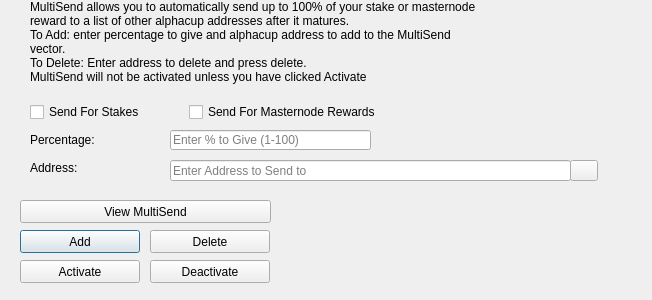
<?xml version="1.0" encoding="UTF-8"?>
<ui version="4.0">
 <class>MultiSendDialog</class>
 <widget class="QDialog" name="MultiSendDialog">
  <property name="windowModality">
   <enum>Qt::NonModal</enum>
  </property>
  <property name="geometry">
   <rect>
    <x>0</x>
    <y>0</y>
    <width>652</width>
    <height>300</height>
   </rect>
  </property>
  <property name="windowTitle">
   <string>MultiSend</string>
  </property>
  <widget class="QLineEdit" name="multiSendPercentEdit">
   <property name="geometry">
    <rect>
     <x>170</x>
     <y>130</y>
     <width>201</width>
     <height>20</height>
    </rect>
   </property>
   <property name="toolTip">
    <string>Enter whole numbers 1 - 100</string>
   </property>
   <property name="placeholderText">
    <string>Enter % to Give (1-100)</string>
   </property>
  </widget>
  <widget class="QLineEdit" name="multiSendAddressEdit">
   <property name="geometry">
    <rect>
     <x>170</x>
     <y>160</y>
     <width>401</width>
     <height>21</height>
    </rect>
   </property>
   <property name="toolTip">
    <string/>
   </property>
   <property name="placeholderText">
    <string>Enter Address to Send to</string>
   </property>
  </widget>
  <widget class="QLabel" name="label_2">
   <property name="geometry">
    <rect>
     <x>30</x>
     <y>0</y>
     <width>451</width>
     <height>121</height>
    </rect>
   </property>
   <property name="lineWidth">
    <number>1</number>
   </property>
   <property name="text">
    <string>MultiSend allows you to automatically send up to 100% of your stake or masternode reward to a list of other alphacup addresses after it matures.
To Add: enter percentage to give and alphacup address to add to the MultiSend vector.
To Delete: Enter address to delete and press delete.
MultiSend will not be activated unless you have clicked Activate</string>
   </property>
   <property name="alignment">
    <set>Qt::AlignLeading|Qt::AlignLeft|Qt::AlignTop</set>
   </property>
   <property name="wordWrap">
    <bool>true</bool>
   </property>
  </widget>
  <widget class="QLabel" name="message">
   <property name="geometry">
    <rect>
     <x>290</x>
     <y>200</y>
     <width>351</width>
     <height>91</height>
    </rect>
   </property>
   <property name="text">
    <string/>
   </property>
  </widget>
  <widget class="QPushButton" name="addButton">
   <property name="geometry">
    <rect>
     <x>20</x>
     <y>230</y>
     <width>120</width>
     <height>23</height>
    </rect>
   </property>
   <property name="toolTip">
    <string/>
   </property>
   <property name="statusTip">
    <string>Add to MultiSend Vector</string>
   </property>
   <property name="text">
    <string>Add</string>
   </property>
  </widget>
  <widget class="QPushButton" name="disableButton">
   <property name="geometry">
    <rect>
     <x>150</x>
     <y>260</y>
     <width>120</width>
     <height>23</height>
    </rect>
   </property>
   <property name="statusTip">
    <string>Deactivate MultiSend</string>
   </property>
   <property name="text">
    <string>Deactivate</string>
   </property>
  </widget>
  <widget class="QPushButton" name="addressBookButton">
   <property name="geometry">
    <rect>
     <x>570</x>
     <y>160</y>
     <width>28</width>
     <height>21</height>
    </rect>
   </property>
   <property name="toolTip">
    <string>Choose an address from the address book</string>
   </property>
   <property name="text">
    <string/>
   </property>
   <property name="icon">
    <iconset resource="../alphacup.qrc">
     <normaloff>:/icons/address-book</normaloff>:/icons/address-book</iconset>
   </property>
   <property name="shortcut">
    <string>Alt+A</string>
   </property>
   <property name="autoDefault">
    <bool>false</bool>
   </property>
  </widget>
  <widget class="QLabel" name="label">
   <property name="geometry">
    <rect>
     <x>30</x>
     <y>130</y>
     <width>121</width>
     <height>20</height>
    </rect>
   </property>
   <property name="toolTip">
    <string>Percentage of stake to send</string>
   </property>
   <property name="text">
    <string>Percentage:</string>
   </property>
  </widget>
  <widget class="QLabel" name="label_5">
   <property name="geometry">
    <rect>
     <x>30</x>
     <y>160</y>
     <width>111</width>
     <height>16</height>
    </rect>
   </property>
   <property name="toolTip">
    <string>Address to send portion of stake to</string>
   </property>
   <property name="text">
    <string>Address:</string>
   </property>
  </widget>
  <widget class="QPushButton" name="deleteButton">
   <property name="geometry">
    <rect>
     <x>150</x>
     <y>230</y>
     <width>120</width>
     <height>23</height>
    </rect>
   </property>
   <property name="toolTip">
    <string/>
   </property>
   <property name="statusTip">
    <string>Delete Address From MultiSend Vector</string>
   </property>
   <property name="text">
    <string>Delete</string>
   </property>
  </widget>
  <widget class="QPushButton" name="activateButton">
   <property name="geometry">
    <rect>
     <x>20</x>
     <y>260</y>
     <width>120</width>
     <height>23</height>
    </rect>
   </property>
   <property name="statusTip">
    <string>Activate MultiSend</string>
   </property>
   <property name="text">
    <string>Activate</string>
   </property>
  </widget>
  <widget class="QPushButton" name="viewButton">
   <property name="geometry">
    <rect>
     <x>20</x>
     <y>200</y>
     <width>251</width>
     <height>23</height>
    </rect>
   </property>
   <property name="toolTip">
    <string/>
   </property>
   <property name="statusTip">
    <string>View MultiSend Vector</string>
   </property>
   <property name="text">
    <string>View MultiSend</string>
   </property>
  </widget>
  <widget class="QWidget" name="horizontalLayoutWidget">
   <property name="geometry">
    <rect>
     <x>30</x>
     <y>100</y>
     <width>351</width>
     <height>24</height>
    </rect>
   </property>
   <layout class="QHBoxLayout" name="horizontalLayout">
    <item>
     <widget class="QCheckBox" name="multiSendStakeCheckBox">
      <property name="text">
       <string>Send For Stakes</string>
      </property>
     </widget>
    </item>
    <item>
     <widget class="QCheckBox" name="multiSendMasternodeCheckBox">
      <property name="text">
       <string>Send For Masternode Rewards</string>
      </property>
     </widget>
    </item>
   </layout>
  </widget>
 </widget>
 <resources>
  <include location="../alphacup.qrc"/>
 </resources>
 <connections/>
</ui>
